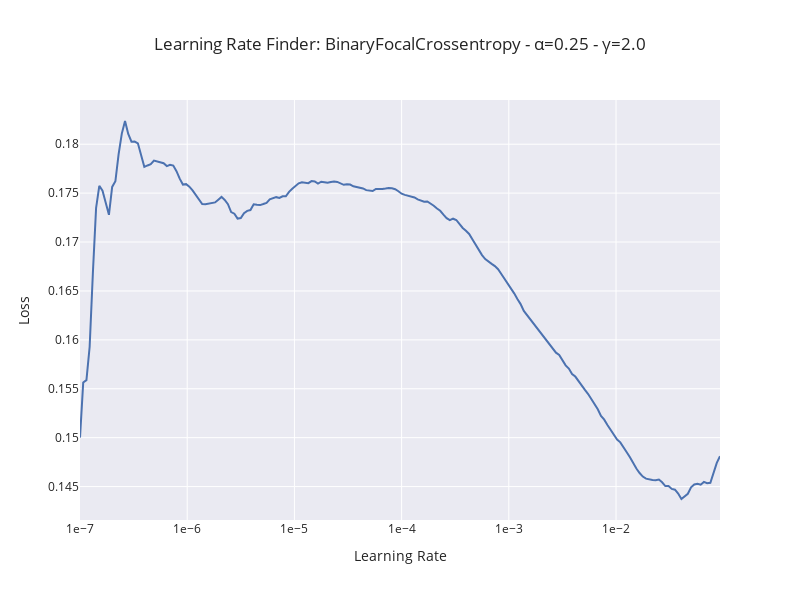
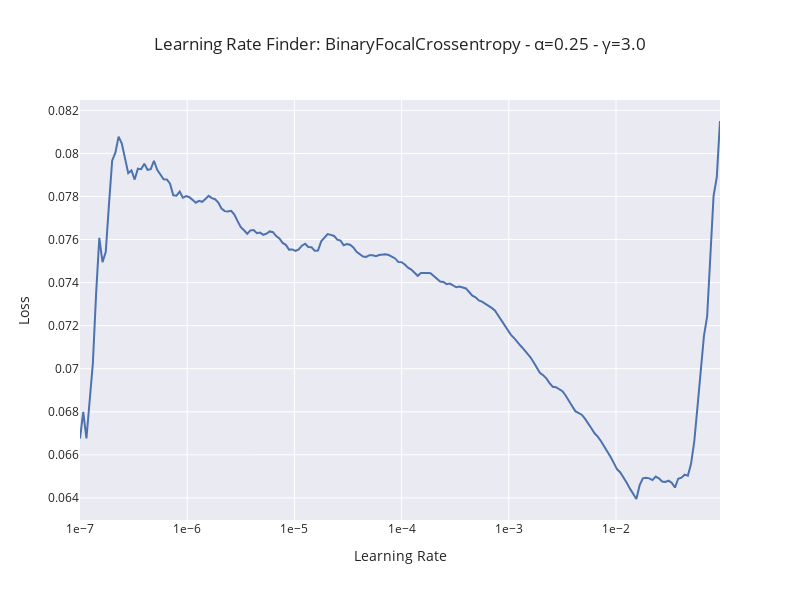
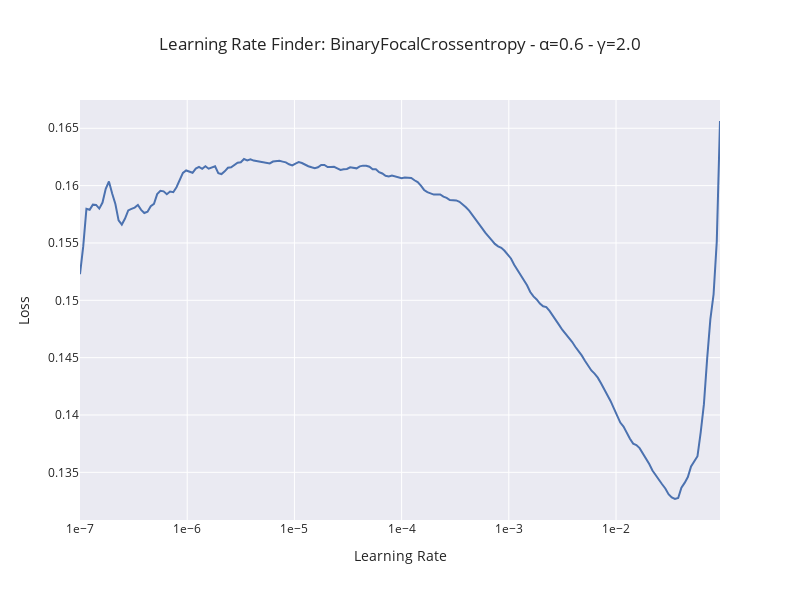
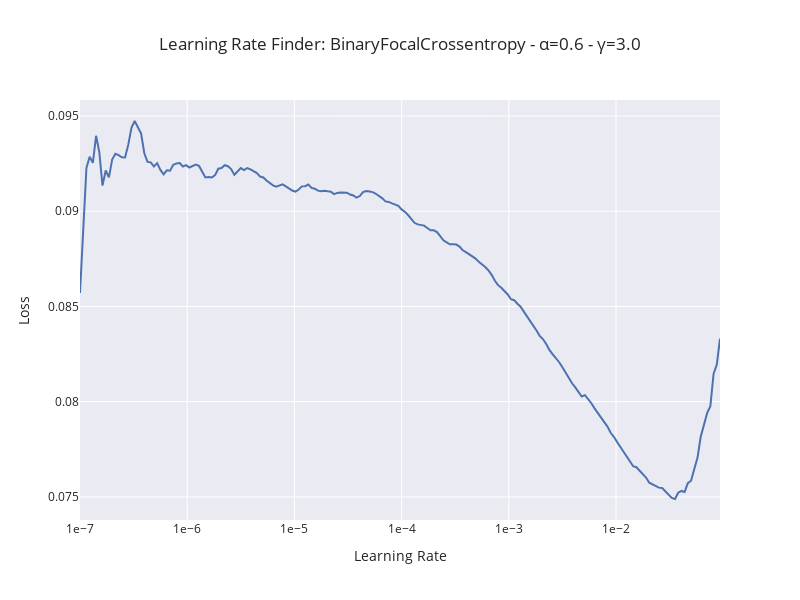

Source (notebook cell) for these figures, in order:
### Code cell
SUBVERSION = 0
ALPHA_SUBVERSION = 0
GAMMA_SUBVERSION = 0

for LOSS_FUNCTION in LOSS_FUNCTIONS:
    for ALPHA in ALPHAS:
        for GAMMA in GAMMAS:
            REPORTS_PATH = os.path.abspath(
                f"./reports/{MODEL_BASE_NAME}/v{VERSION}/v{VERSION}.{SUBVERSION}.{ALPHA_SUBVERSION}.{GAMMA_SUBVERSION}"
            )

            train_datagen = ImageDataGenerator(
                preprocessing_function=tf.keras.applications.efficientnet.preprocess_input,
            )
            train_images = train_datagen.flow_from_dataframe(
                dataframe=train_dataset,
                x_col="file_name",
                y_col="binary_label",
                target_size=IMAGE_SIZE,
                batch_size=BATCH_SIZE,
                class_mode="binary",
                shuffle=True,
                seed=SEED,
            )

            pretrained_model = tf.keras.applications.EfficientNetB5(
                weights="imagenet",
                include_top=False,
                input_shape=IMAGE_SHAPE,
            )
            pretrained_model.trainable = False

            model = tf.keras.Sequential(
                [
                    pretrained_model,
                    tf.keras.layers.GlobalAveragePooling2D(),
                    tf.keras.layers.Dense(1, activation="sigmoid"),
                ],
                name=f"{MODEL_BASE_NAME}_v{VERSION}.{SUBVERSION}",
            )

            model.compile(
                optimizer=OPTIMIZERS["Adam"](x=INITIAL_LEARNING_RATE),
                loss=LOSS_FUNCTIONS[LOSS_FUNCTION](x=ALPHA, y=GAMMA),
            )

            lr_finder = LRFinder(
                min_lr=MIN_LEARNING_RATE,
                max_lr=MAX_LEARNING_RATE,
                steps=STEPS_PER_EPOCH,
            )

            history = model.fit(
                train_images,
                epochs=EPOCHS,
                steps_per_epoch=STEPS_PER_EPOCH,
                callbacks=[
                    lr_finder,
                ],
            )

            smoothed_losses = smooth_curve(lr_finder.losses)

            fig = go.Figure()
            fig.add_trace(go.Scatter(x=lr_finder.lrs, y=smoothed_losses, mode="lines"))
            fig.update_layout(
                xaxis_type="log",
                title=f"Learning Rate Finder: {LOSS_FUNCTION} - α={ALPHA} - γ={GAMMA}",
                xaxis_title="Learning Rate",
                yaxis_title="Loss",
                template="seaborn",
                width=800,
                height=600,
                xaxis=dict(
                    type="log",
                    tickformat=".0e",
                    nticks=8,
                ),
            )
            fig.show()

            os.makedirs(REPORTS_PATH, exist_ok=True)
            fig.write_image(
                os.path.join(
                    REPORTS_PATH,
                    os.path.join(
                        REPORTS_PATH,
                        f"learning_rate_finder_v{VERSION}.{SUBVERSION}.{ALPHA_SUBVERSION}.{GAMMA_SUBVERSION}.png",
                    ),
                )
            )
            GAMMA_SUBVERSION += 1

        ALPHA_SUBVERSION += 1
        GAMMA_SUBVERSION = 0

    SUBVERSION += 1
    ALPHA_SUBVERSION = 0
    GAMMA_SUBVERSION = 0

### Figure 1 — Plotly figure (JSON) as saved in the notebook; plotly's stock layout.template omitted (floating-point values rounded to 4 significant figures; data arrays with more than 128 entries replaced by an {"elided": "..."} marker saying what was removed)
{"data": [{"mode": "lines", "type": "scatter", "x": {"elided": "200 float values"}, "y": {"elided": "200 float values"}}], "layout": {"height": 600, "title": {"text": "Learning Rate Finder: BinaryFocalCrossentropy - α=0.25 - γ=2.0"}, "width": 800, "xaxis": {"nticks": 8, "tickformat": ".0e", "title": {"text": "Learning Rate"}, "type": "log"}, "yaxis": {"title": {"text": "Loss"}}}}

### Figure 2 — Plotly figure (JSON) as saved in the notebook; plotly's stock layout.template omitted (floating-point values rounded to 4 significant figures; data arrays with more than 128 entries replaced by an {"elided": "..."} marker saying what was removed)
{"data": [{"mode": "lines", "type": "scatter", "x": {"elided": "200 float values"}, "y": {"elided": "200 float values"}}], "layout": {"height": 600, "title": {"text": "Learning Rate Finder: BinaryFocalCrossentropy - α=0.25 - γ=3.0"}, "width": 800, "xaxis": {"nticks": 8, "tickformat": ".0e", "title": {"text": "Learning Rate"}, "type": "log"}, "yaxis": {"title": {"text": "Loss"}}}}

### Figure 3 — Plotly figure (JSON) as saved in the notebook; plotly's stock layout.template omitted (floating-point values rounded to 4 significant figures; data arrays with more than 128 entries replaced by an {"elided": "..."} marker saying what was removed)
{"data": [{"mode": "lines", "type": "scatter", "x": {"elided": "200 float values"}, "y": {"elided": "200 float values"}}], "layout": {"height": 600, "title": {"text": "Learning Rate Finder: BinaryFocalCrossentropy - α=0.6 - γ=2.0"}, "width": 800, "xaxis": {"nticks": 8, "tickformat": ".0e", "title": {"text": "Learning Rate"}, "type": "log"}, "yaxis": {"title": {"text": "Loss"}}}}

### Figure 4 — Plotly figure (JSON) as saved in the notebook; plotly's stock layout.template omitted (floating-point values rounded to 4 significant figures; data arrays with more than 128 entries replaced by an {"elided": "..."} marker saying what was removed)
{"data": [{"mode": "lines", "type": "scatter", "x": {"elided": "200 float values"}, "y": {"elided": "200 float values"}}], "layout": {"height": 600, "title": {"text": "Learning Rate Finder: BinaryFocalCrossentropy - α=0.6 - γ=3.0"}, "width": 800, "xaxis": {"nticks": 8, "tickformat": ".0e", "title": {"text": "Learning Rate"}, "type": "log"}, "yaxis": {"title": {"text": "Loss"}}}}
